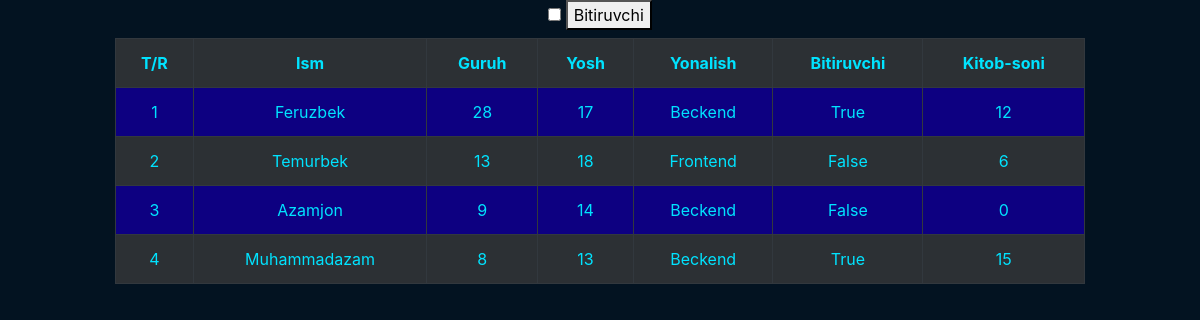
Page /oquvchi/ on the committed database.
### app2007/models.py (models this page shows, shortened)
class Oquvchi(models.Model):
    ism = models.CharField(max_length=30)
    guruh = models.SmallIntegerField()
    yosh = models.SmallIntegerField()
    yonalish = models.CharField(max_length=30)
    bitiruvchi = models.BooleanField()
    kitob_soni = models.SmallIntegerField(null=True,blank=True)

### app2007/views.py (the view)
# urls.py: path('oquvchi/', oquvchi),
def oquvchi(request):
    qidiruv = request.GET.get('qidir4')
    hamma = Oquvchi.objects.all()
    if qidiruv == "on":
        hamma = Oquvchi.objects.filter(bitiruvchi = True)
    data={
        'oquvchi' : hamma
    }
    return render(request,'index.html', data)

### templates/index.html (shortened to what this page needs)
<!DOCTYPE html>
<html lang="en">
<head>
    <link rel="stylesheet" href="css/bootstrap.css">
</head>
<body>
    <div class="container">
        <form method="get">
            <input type="checkbox" name="qidir4" id="bir">
            <label for="bir"><button type="submit">Bitiruvchi</button></label>
        </form>
        <table class="table table-bordered table-dark table-striped table-hover">
            <tr>
                <th>T/R</th>
                <th>Ism</th>
                <th>Guruh</th>
                <th>Yosh</th>
                <th>Yonalish</th>
                <th>Bitiruvchi</th>
                <th>Kitob-soni</th>
            </tr>
            {% for i in oquvchi %}
            <tr>
                <td>{{i.id}}</td>
                <td>{{i.ism}}</td>
                <td>{{i.guruh}}</td>
                <td>{{i.yosh}}</td>
                <td>{{i.yonalish}}</td>
                <td>{{i.bitiruvchi}}</td>
                <td>{{i.kitob_soni}}</td>
            </tr>
            {% endfor %}
        </table>
    </div>
</body>
</html>

### templates/index.html (style rules this page uses)
body { background-color: #031321; }
.container { width: 1000px; height: 600px; margin: 0 auto; text-align: center; }
th { border: 1px solid #00e3ff; color: #00e3ff; padding: 5px; }
table { text-align: center; margin: 0 auto; cursor: alias; }
td { color: #00e3ff; }
table tr:nth-child(odd) { background-color: seagreen; }
table tr { background-color: #0d0081; }

### rows in the picture
Oquvchi: id "1", ism "Feruzbek", guruh "28", yosh "17", yonalish "Beckend", bitiruvchi "True", kitob_soni "12"
Oquvchi: id "2", ism "Temurbek", guruh "13", yosh "18", yonalish "Frontend", bitiruvchi "False", kitob_soni "6"
Oquvchi: id "3", ism "Azamjon", guruh "9", yosh "14", yonalish "Beckend", bitiruvchi "False", kitob_soni "0"
Oquvchi: id "4", ism "Muhammadazam", guruh "8", yosh "13", yonalish "Beckend", bitiruvchi "True", kitob_soni "15"
